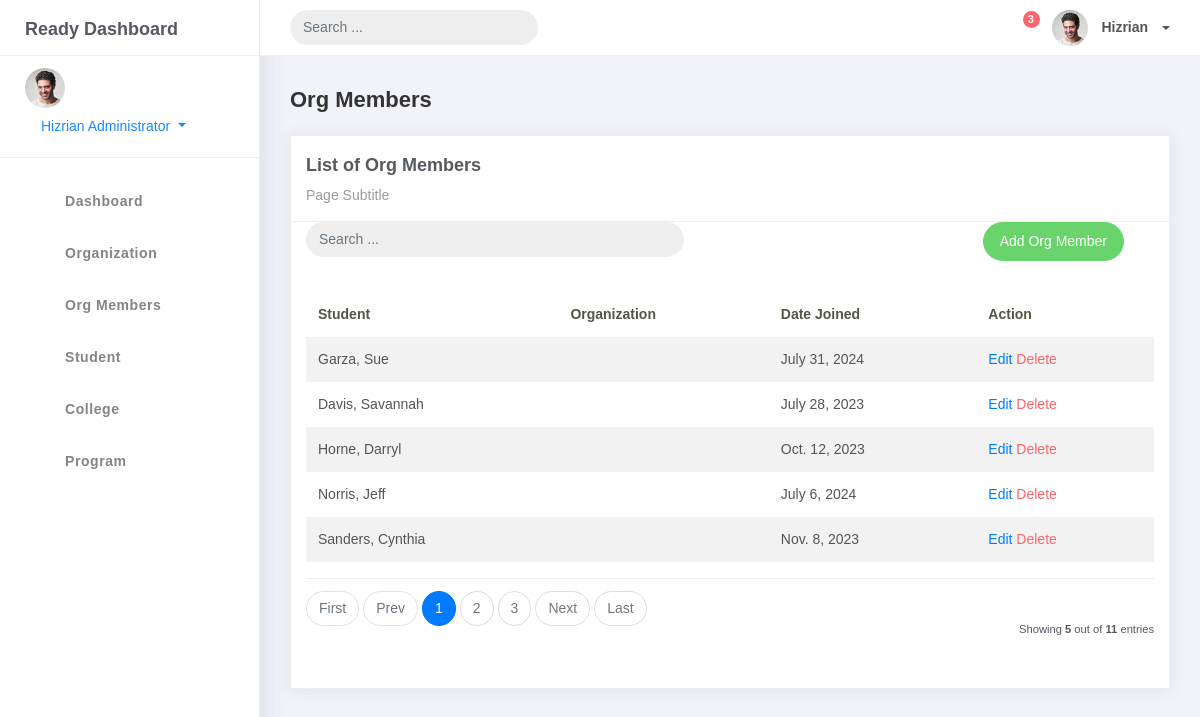
The page /orgmember_list on the database as committed earlier.
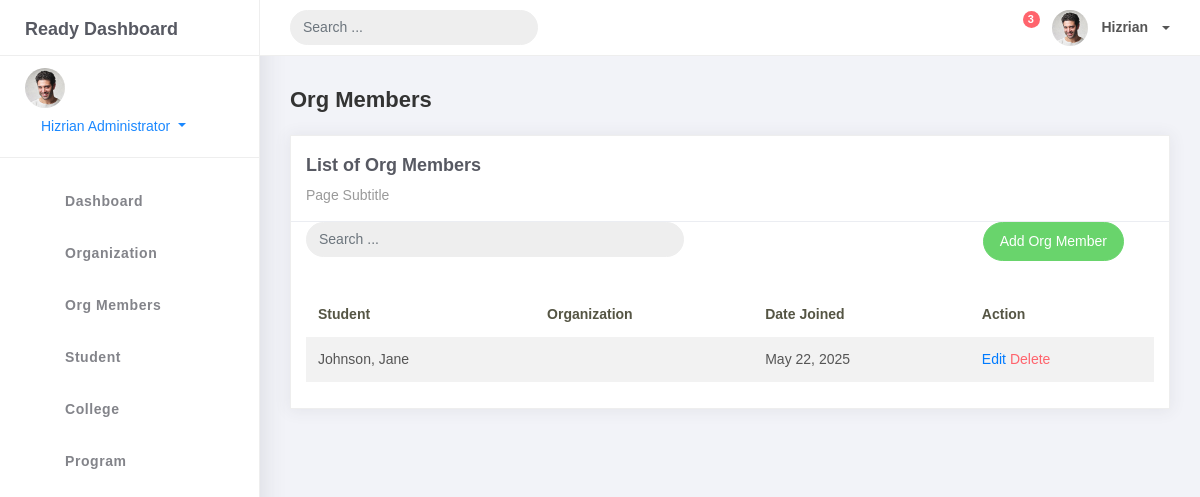
The same page on the database as committed later.
### studentorgs/models.py (models this page shows)
class BaseModel(models.Model):
    created_at = models.DateTimeField(auto_now_add=True, db_index=True)
    updated_at = models.DateTimeField(auto_now=True)
    class Meta:
        abstract = True

class OrgMember(BaseModel):
    student = models.ForeignKey(Student, on_delete=models.CASCADE)
    organization = models.ForeignKey(Organization, on_delete=models.CASCADE)  # Changed from Organization to organization
    date_joined = models.DateField()

class Student(BaseModel):
    student_id = models.CharField(max_length=15)
    lastname = models.CharField(max_length=25)
    firstname = models.CharField(max_length=25)
    middlename = models.CharField(max_length=25, blank=True, null=True)
    program = models.ForeignKey(Program, on_delete=models.CASCADE)
    def __str__(self):
        return f"{self.lastname}, {self.firstname}"

### studentorgs/views.py (the view)
# urls.py: path('orgmember_list', OrgMemberList.as_view(), name='orgmember-list'),
class OrgMemberList(ListView):
    model = OrgMember
    context_object_name = 'orgmember'
    template_name = 'orgmember_list.html'
    paginate_by = 5

### templates/orgmember_list.html
{% extends 'base.html' %}
{% load static %}
{% block content %}
<div class="content">
    <div class="container-fluid">
        <h4 class="page-title">Org Members</h4>
        <div class="row">
            <div class="col-md-12">
                <div class="card">
                    <div class="card-header">
                        <div class="card-title">List of Org Members</div>
                        <div class="card-category">Page Subtitle</div>
                    </div>
                    <div class="col-md-12 row">
                        <div class="col-md-6">
                            <form class="navbar-left navbar-form nav-search mr-md-3" action="">
                                <div class="input-group">
                                    <input type="text" placeholder="Search ..." class="form-control" />
                                    <div class="input-group-append">
                                        <span class="input-group-text">
                                            <i class="la la-search search-icon"></i>
                                        </span>
                                    </div>
                                </div>
                            </form>
                        </div>
                        <div class="col-md-6">
                            <div class="pull-right">
                                <a href="{% url 'orgmember-add' %}" class="btn btn-success btn-rounded">Add Org Member</a>
                            </div>
                        </div>
                    </div>
                    <div class="card-body">
                        <table class="table table-striped mt-3">
                            <thead>
                                <tr>
                                    <th scope="col">Student</th>
                                    <th scope="col">Organization</th>
                                    <th scope="col">Date Joined</th>
                                    <th scope="col">Action</th>
                                </tr>
                            </thead>
                            <tbody>
                                {% for object in object_list %}
                                <tr>
                                    <td>{{ object.student }}</td>
                                    <td>{{ object.organizations }}</td>
                                    <td>{{ object.date_joined }}</td>
                                    <td>
                                        <a href="orgmember_list/{{ object.id }}">Edit</a>
                                        <a href="orgmember_list/{{ object.id }}/delete" class="text-danger">Delete</a>
                                    </td>
                                </tr>
                                {% empty %}
                                <tr>
                                    <td colspan="4" style="text-align: center;">
                                        <p class="text-sm font-weight-bold mb-0">No Records Found</p>
                                    </td>
                                </tr>
                                {% endfor %}
                            </tbody>
                        </table>
                        {% include 'includes/pagination.html' %}
                    </div>
                </div>
            </div>
        </div>
    </div>
</div>
{% endblock %}

### templates/base.html (shortened to what this page needs)
{% load static %}
<!DOCTYPE html>
<html lang="en">
<head>
    <link rel="stylesheet" href="{% static 'css/bootstrap.min.css' %}">
    <link rel="stylesheet" href="{% static 'css/ready.css' %}">
    <link rel="stylesheet" href="{% static 'css/demo.css' %}">
    <link rel="stylesheet" href="https://maxst.icons8.com/vue-static/landings/line-awesome/line-awesome/1.3.0/css/line-awesome.min.css">
    <link rel="stylesheet" href="https://cdnjs.cloudflare.com/ajax/libs/font-awesome/6.4.0/css/all.min.css">
    <link rel="stylesheet" href="{% static 'css/custom.css' %}">
</head>
<body>
    <div class="wrapper">
        <div class="main-header">
            <div class="logo-header">
                <a href="{% url 'map-station' %}" class="logo">
                    Ready Dashboard
                </a>
            </div>
            <nav class="navbar navbar-header navbar-expand-lg">
                <div class="container-fluid">
                    <form class="navbar-left navbar-form nav-search mr-md-3" action="">
                        <div class="input-group">
                            <input type="text" placeholder="Search ..." class="form-control">
                            <div class="input-group-append">
                                <span class="input-group-text">
                                    <i class="la la-search search-icon"></i>
                                </span>
                            </div>
                        </div>
                    </form>
                    <ul class="navbar-nav topbar-nav ml-md-auto align-items-center">
                        <li class="nav-item dropdown hidden-caret">
                            <a class="nav-link dropdown-toggle" href="#" id="messageDropdown" role="button" data-toggle="dropdown" aria-haspopup="true" aria-expanded="false" title="Messages">
                                <i class="la la-envelope"></i>
                            </a>
                        </li>
                        <li class="nav-item dropdown hidden-caret">
                            <a class="nav-link dropdown-toggle" href="#" id="navbarDropdown" role="button" data-toggle="dropdown" aria-haspopup="true" aria-expanded="false">
                                <i class="la la-bell"></i>
                                <span class="notification">3</span>
                            </a>
                        </li>
                        <li class="nav-item dropdown">
                            <a class="dropdown-toggle profile-pic" data-toggle="dropdown" href="#" aria-expanded="false">
                                <img src="{% static 'img/profile.jpg' %}" alt="user-img" width="36" class="img-circle">
                                <span>Hizrian</span>
                            </a>
                            </li>
                        </ul>
                    </div>
                </nav>
            </div>
            <div class="sidebar">
                <div class="scrollbar-inner sidebar-wrapper">
                    <div class="user">
                        <div class="photo">
                            <img src="{% static 'img/profile.jpg' %}" alt="User Profile Photo">
                        </div>
                        <div class="info">
                            <button class="btn btn-link dropdown-toggle"
                                    data-toggle="collapse"
                                    data-target="#collapseExample"
                                    aria-controls="collapseExample">
                                <span>
                                    Hizrian
                                    <span class="user-level">Administrator</span>
                                </span>
                            </button>
                        </div>
                    </div>
                    <ul class="nav sidebar-nav">
                        <li class="nav-item">
                            <a href="{% url 'chart' %}">
                                <i class="fas fa-tachometer-alt"></i>
                                <p>Dashboard</p>
                            </a>
                        </li>
                        <li class="nav-item">
                            <a href="{% url 'organization-list' %}">
                                <i class="fas fa-sitemap"></i>
                                <p>Organization</p>
                            </a>
                        </li>
                        <li class="nav-item">
                            <a href="{% url 'orgmember-list' %}">
                                <i class="fas fa-users"></i>
                                <p>Org Members</p>
                            </a>
                        </li>
                        <li class="nav-item">
                            <a href="{% url 'student-list' %}">
                                <i class="fas fa-user-graduate"></i>
                                <p>Student</p>
                            </a>
                        </li>
                        <li class="nav-item">
                            <a href="{% url 'college-list' %}">
                                <i class="fas fa-university"></i>
                                <p>College</p>
                            </a>
                        </li>
                        <li class="nav-item">
                            <a href="{% url 'program-list' %}">
                                <i class="fas fa-graduation-cap"></i>
                                <p>Program</p>
                            </a>
                        </li>
                    </ul>
                </div>
            </div>
            <div class="main-panel">
                {% block content %}
                {% endblock %}
            </div>
        </div>
</body>
</html>

### templates/includes/pagination.html (shortened to what this page needs)
{% if is_paginated %}
<div class="card-footer px-0 border-0 d-flex flex-column flex-lg-row align-items-center justify-content-between mt-3">
    <nav aria-label="Topics pagination" class="mb-4">
        <ul class="pagination">
            {% if page_obj.number > 1 %}
            <li class="page-item">
                <a class="page-link" href="?page=1">First</a>
            </li>
            {% else %}
            <li class="page-item disabled">
                <span class="page-link">First</span>
            </li>
            {% endif %}
            {% if page_obj.has_previous %}
            <li class="page-item">
                <a class="page-link" href="?page={{ page_obj.previous_page_number }}">Prev</a>
            </li>
            {% else %}
            <li class="page-item disabled">
                <span class="page-link">Prev</span>
            </li>
            {% endif %}
            {% for page_num in paginator.page_range %}
            {% if page_obj.number == page_num %}
            <li class="page-item active">
                <span class="page-link">
                    {{ page_num }}
                </span>
            </li>
            {% elif page_num > page_obj.number|add:'-3' and page_num < page_obj.number|add:'3' %}
            <li class="page-item">
                <a class="page-link" href="?page={{ page_num }}">{{ page_num }}</a>
            </li>
            {% endif %}
            {% endfor %}
            {% if page_obj.has_next %}
            <li class="page-item">
                <a class="page-link" href="?page={{ page_obj.next_page_number }}">Next</a>
            </li>
            {% else %}
            <li class="page-item disabled">
                <span class="page-link">Next</span>
            </li>
            {% endif %}
            {% if page_obj.number != paginator.num_pages %}
            <li class="page-item">
                <a class="page-link" href="?page={{ paginator.num_pages }}">Last</a>
            </li>
            {% else %}
            <li class="page-item disabled">
                <span class="page-link">Last</span>
            </li>
            {% endif %}
        </ul>
    </nav>
<div class="fw-normal small mt-4 mt-lg-0">Showing <b>{{ object_list.count }}</b> out of <b>{{ paginator.count }}</b> entries</div>
</div>
{% endif %}

### static/css/custom.css (style rules this page uses)
.fas, .fa, .far, .fab { color: #666; font-size: 18px; }
.sidebar-nav .nav-item i { width: 24px; color: #007bff; text-align: center; margin-right: 10px; }
.navbar-nav i { font-size: 20px; color: #666; }

Rows that differ between the two databases and show on the page:
removed OrgMember: student "Garza, Sue", date_joined "July 31, 2024"
removed OrgMember: student "Davis, Savannah", date_joined "July 28, 2023"
removed OrgMember: student "Horne, Darryl", date_joined "Oct. 12, 2023"
removed OrgMember: student "Norris, Jeff", date_joined "July 6, 2024"
removed OrgMember: student "Sanders, Cynthia", date_joined "Nov. 8, 2023"
added OrgMember: student "Johnson, Jane", date_joined "May 22, 2025"
Other text that changed with them:
{{ object_list.count }}: "5" → (not shown)
{{ paginator.count }}: "11" → (not shown)
text no longer shown: "First Prev Next Last Showing out of entries"
list line gone: "1"
list line gone: "2"
list line gone: "3"
